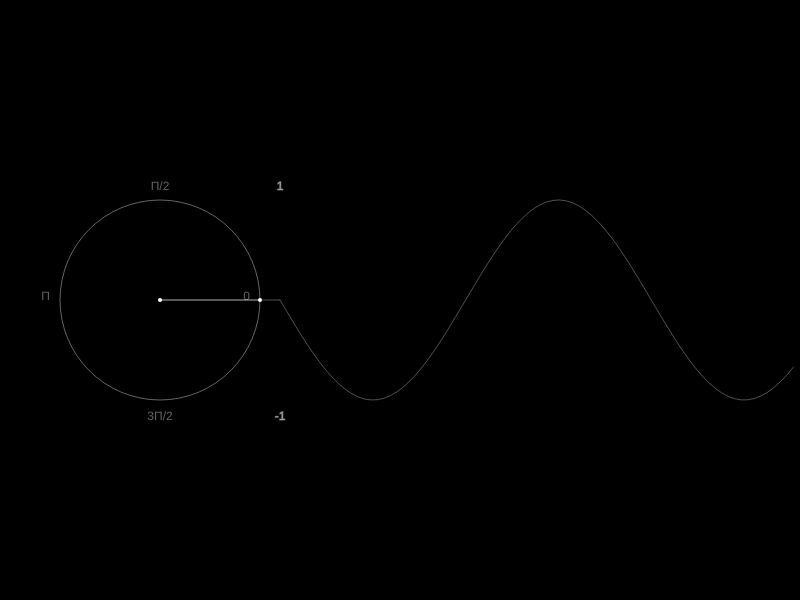
Frame 1 (no input)
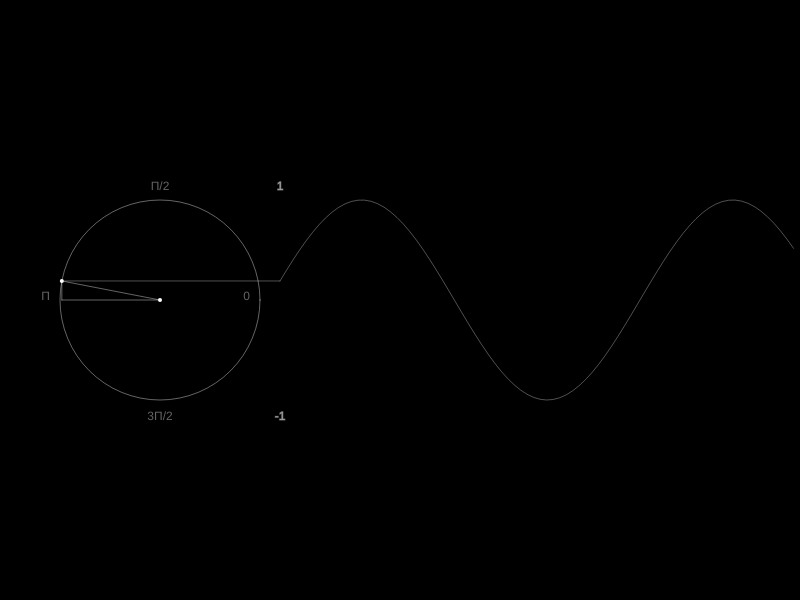
Frame 60 (no input)
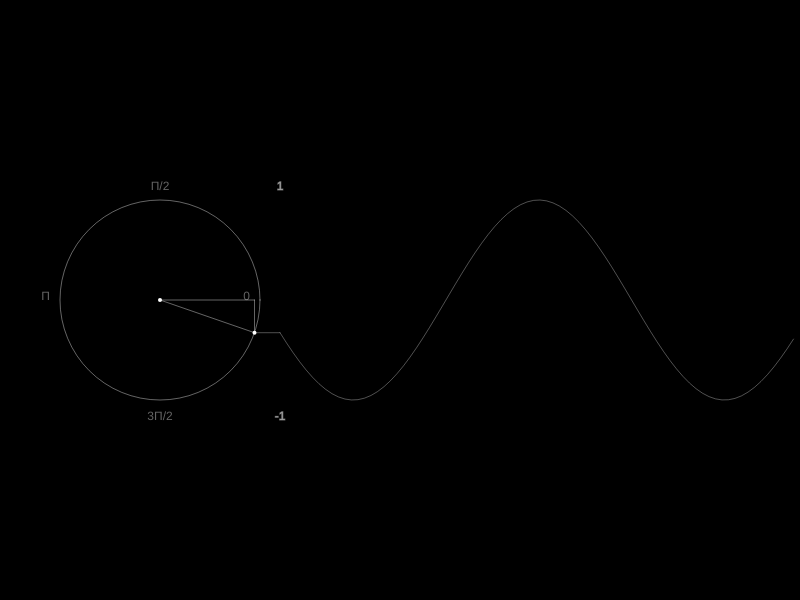
Frame 120 (the mouse pressed at the canvas centre since frame 60)

The p5.js sketch that drew these frames (run headless with seeded random() and noise() and a simulated clock; from frame 60 on, the mouse is pressed at the canvas centre):

// p5.js sketch
// ── sketch.js

let angle = 0;
let steps = 80;
let increment = 0.01;
let speed = 0.05;
let wheel;
let wave;

function setup() {
  createCanvas(800, 600);
  wheel = new Wheel();

  wave = new Wave(false, 0.1);
}

function draw() {
  background(0);
  
  wheel.update(angle);

  wave.update(angle);

  angle -= speed;
}

// ── wave.js
class Wave {
    constructor(_steps, _delay) {
        this.steps = _steps,
        this.delay = _delay
    }

    update(angle) {
        let angle2 = angle;
        let angle3 = angle;
        let space = (width - (width/5 + 100 + 20))/steps;
        
        if (this.steps) {
            for (let i = 0; i < steps; i++) {
                noStroke();
                fill(255);

                let x = width/5 + 100 + 20 + space*i;
                let y = sin(angle2) * 100 + height/2;
                let d = 4;

                ellipse(x, y, d, d);
                angle2 += increment+this.delay;
            }
        }
        
        
        stroke(255, 80);
        noFill();
        beginShape();
        for (let i = 0; i < steps; i++) {
            let x = width/5 + 100 + 20 + space*i;
            let y = sin(angle3) * 100 + height/2;
            vertex(x, y);
            angle3 += increment+this.delay;
        }
        endShape();
    }
}
// ── wheel.js
class Wheel {
    constructor(angle) {
    }
  
    update(angle) {
        noFill();
        stroke(255, 100);
        ellipse(width/5, height/2, 200, 200);
  
        noStroke();
        fill(255, 100);
        textAlign(RIGHT);
        text(0, width/5 + 100 - 10, height/2);
        textAlign(CENTER);
        text('Π/2', width/5, height/2 - 100 - 10);
        textAlign(RIGHT);
        text('Π', width/5 - 100 - 10, height/2);
        textAlign(CENTER);
        text('3Π/2', width/5, height/2 + 100 + 10 + 10);
  
        noStroke();
        fill(255);
        ellipse(width/5, height/2, 4, 4);
  
        let x = cos(angle) * 100 + width/5;
        let y = sin(angle) * 100 + height/2;
        ellipse(x, y, 4, 4);
  
        stroke(255, 100);
        line(width/5, height/2, x, y);
        line(x, y, x, height/2);
        line(width/5, height/2, x, height/2);
  
        fill(255,100);
        text(1, width/5 + 100 + 20, height/2 - 100 - 10);
        text(-1, width/5 + 100 + 20, height/2 + 100 + 10 + 10);
  
        stroke(255,80);
        line(x, y, width/5 + 100 + 20, y);
    }
  }
